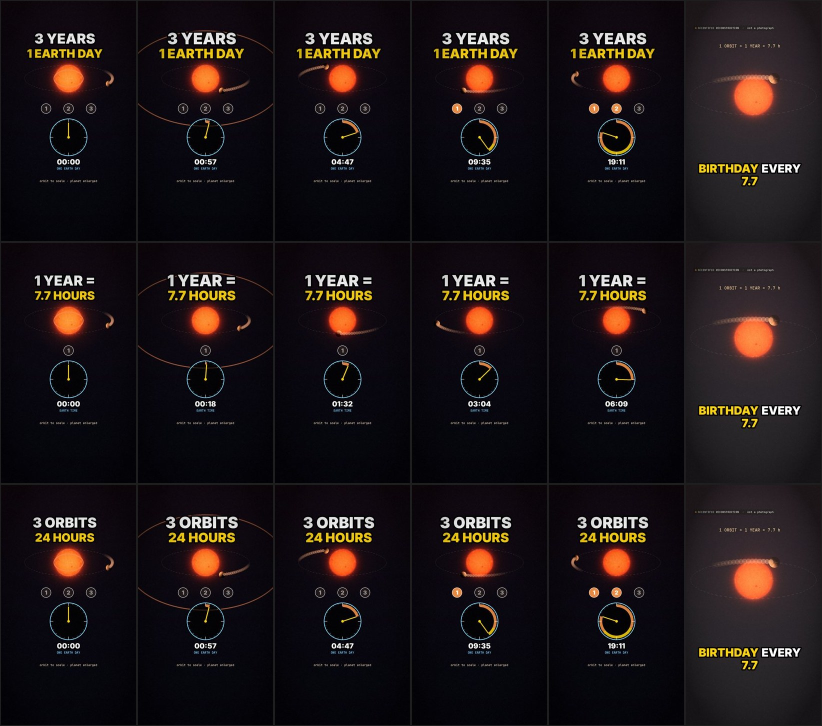
#> input picture shorts/SPACE_SECRETS_TIKTOK_GJ367B/hook_test_contact_sheet.jpg, 1644 x 1452 px (shown at 1/2 size)
$ python -i gj_v2.py   (imports and definitions only)
#> lines starting #> are read from the running program, lines starting #| are printed output that depends on the picture
#!/usr/bin/env python3
# SPACE SECRETS — "Three Years in One Day" (GJ 367 b), vertical 1080x1920, 30 fps. Retention System V3 + agent pipeline.
import json, math, os, re, subprocess, sys
from multiprocessing import Pool

import numpy as np
import soundfile as sf
from PIL import Image, ImageDraw, ImageFilter, ImageFont
from scipy import ndimage

import earth, star
from sfx import SR, lp, hp, bp, envx, place, osc, boom, crack, whoosh, tick, riser, reverb, arng

W, H, FPS = 1080, 1920, 30
star.W, star.H = W, H
# [1 line not run here, left out]
# [1 line that did not run here, left out]
# [1 line that did not run here, left out]
# [1 line that did not run here, left out]
def ls(i): return TIM[i]["start"]
def le(i): return TIM[i]["start"] + TIM[i]["dur"]
def ws(i, k): return TIM[i]["words"][min(k, len(TIM[i]["words"]) - 1)][1]

P_H = 7.7                                     # orbital period, hours (Lam et al. 2021)
HOOK_T = 2.5                                  # the hook animates 24 Earth hours in 2.5 s -> 3 orbits
HOOK_END = 3.0                                # hook scene + hook caption hold until all 3 laps have landed
VARIANT = os.environ.get("HOOK", "A")

def clamp(v, a, b): return max(a, min(b, v))
def seg(t, a, b): return clamp((t - a) / (b - a), 0.0, 1.0) if b > a else float(t >= a)
def ease(x): x = clamp(x, 0, 1); return x * x * (3 - 2 * x)
def ease_out(x): x = clamp(x, 0, 1); return 1 - (1 - x) ** 3
def ease_back(x): x = clamp(x, 0, 1); c = 1.7; return 1 + (c + 1) * (x - 1) ** 3 + c * (x - 1) ** 2
def lerp(a, b, k): return a + (b - a) * k

F_CAP = "/usr/share/fonts/opentype/inter/Inter-Black.otf"
F_UI = "/usr/share/fonts/opentype/inter/Inter-ExtraBold.otf"
F_MONO = "/usr/share/fonts/truetype/jetbrains-mono/JetBrainsMono-Bold.ttf"
_F = {}
# [4 lines left out: function font, not called in this run]
WHITE, YELLOW, BLACK, CYAN, ORANGE, RED, GREEN = (255, 255, 255), (255, 212, 0), (0, 0, 0), (120, 210, 255), (255, 150, 70), (240, 80, 60), (110, 230, 150)
IRON = (190, 195, 205)
SAFE_CX = 510

_C = {}
def cache(k, fn):
    if k not in _C: _C[k] = fn()
    return _C[k]

# [10 lines left out: function stars, not called in this run]

def tone(arr):
    a = np.clip(arr, 0, None) / 255.0
    return np.clip(255 * (1 - np.exp(-a * 1.25)) / (1 - math.exp(-1.25)), 0, 255)

def glow(arr, amt=0.45, thr=150, rad=34):
    small = Image.fromarray(np.clip(arr, 0, 255).astype(np.uint8)).resize((W // 4, H // 4), Image.BILINEAR)
    hi = np.clip(np.asarray(small, np.float32) - thr, 0, None) * 1.8
    bl = np.asarray(Image.fromarray(np.clip(hi, 0, 255).astype(np.uint8)).filter(ImageFilter.GaussianBlur(rad / 4)).resize((W, H), Image.BILINEAR), np.float32)
    return arr + bl * amt

def finish(arr, g=0.45): return Image.fromarray(np.clip(tone(glow(arr, g)), 0, 255).astype(np.uint8))

def red_dwarf(arr, cx, cy, R, t, flare=0.0):
    lay = star.draw_sun(np.zeros_like(arr), cx, cy, R, t, bright=0.95 + 0.12 * flare, corona=1.0 + 0.7 * flare)
    return arr + lay * np.array([1.0, 0.46, 0.24], np.float32)

def sun_disc(arr, cx, cy, R, t):
    return star.draw_sun(arr, cx, cy, R, t, bright=0.9, corona=0.8)

# ------------------------------------------------------------------ rocky planet (procedural, labelled reconstruction)
_R = {}
# [49 lines left out: functions rock_tex, rock, tag, pop, not called in this run]

def sub(d, x, y, txt, color=(225, 225, 225), size=29, a=255, anchor="mm"):
    d.text((x, y), txt, font=font(F_MONO, size), fill=color + (a,), anchor=anchor, stroke_width=4, stroke_fill=BLACK)

# [24 lines left out: functions chip, clock, not called in this run]

# ------------------------------------------------------------------ captions (series identity, safe area)
EMPH = {"THREE", "YEARS", "DAY!", "BIRTHDAY", "7.7", "HOURS", "NEVER", "WHY?", "EARTH,", "GJ", "367", "B.", "31", "LIGHT-YEARS", "SMALLER",
        "RED", "DWARF,", "HUNDREDTH", "SHORT.", "TIDALLY", "LOCKED,", "2,700", "°F.", "MELT", "MYSTERY", "IRON.", "JUNE", "2026,", "50", "70",
        "PERCENT", "ONE-THIRD", "MERCURY.", "RECONSTRUCTION,", "STARLIGHT.", "ONE", "ORDINARY", "ENTIRE", "YEARS."}
CAPS = []
# [15 lines not run here, left out]
CAPS = [(ch[0][1], (CAPS[i + 1][0][1] if i + 1 < len(CAPS) and CAPS[i + 1][0][1] - ch[-1][2] < 0.6 else ch[-1][2] + 0.4), ch) for i, ch in enumerate(CAPS)]

# [1 line that did not run here, left out]

# [331 lines left out: functions draw_caption, orbit_view, hook_bg, sc_hook, sc_birthday, sc_earthday and 13 more, not called in this run]

def scenes():
    L = lambda i: ls(i) - 0.1
    return [
        (0.0, HOOK_END, sc_hook),
        (HOOK_END, L(2), lambda t: sc_birthday(t, HOOK_END, L(2))),
        (L(2), L(3), lambda t: sc_earthday(t, L(2), L(3))),
        (L(3), L(5), lambda t: sc_reveal(t, L(3), L(5))),
        (L(5), L(6), lambda t: sc_size(t, L(5), L(6))),
        (L(6), L(7), lambda t: sc_stars(t, L(6), L(7))),
        (L(7), L(9), lambda t: sc_distance(t, L(7), L(9))),
        (L(9), L(10), lambda t: sc_locked(t, L(9), L(10))),
        (L(10), L(11), lambda t: sc_heat(t, L(10), L(11))),
        (L(11), L(13), lambda t: sc_old_model(t, L(11), L(13))),
        (L(13), L(15), lambda t: sc_update(t, L(13), L(15))),
        (L(15), L(17), lambda t: sc_compare(t, L(15), L(17))),
        (L(17), L(19), lambda t: sc_measure(t, L(17), L(19))),
        (L(19), DUR + 1, lambda t: sc_finale(t, L(19))),
    ]
# [1 line that did not run here, left out]

yy_, xx_ = np.mgrid[0:H, 0:W].astype(np.float32)
VIG = (1 - 0.3 * (((xx_ - W / 2) / (W / 2)) ** 2 + ((yy_ - H / 2) / (H / 2)) ** 2) ** 1.6).clip(0.5, 1)[..., None]
# [1 line not run here, left out]
GRN = np.random.default_rng(3)
GRAIN = [GRN.normal(0, 3.0, (H // 2, W // 2, 1)).astype(np.float32).repeat(2, 0).repeat(2, 1) for _ in range(4)]

# [24 lines left out: functions frame, render_video, not called in this run]

# ------------------------------------------------------------------ audio
def pulse_hit(f=180):
    n = int(0.35 * SR); tt = np.arange(n) / SR
    return (np.sin(2 * np.pi * (f * (1 + 0.8 * np.exp(-tt / 0.03))) * tt) * np.exp(-tt / 0.09) + bp(arng.normal(0, 1, n), 2000, 7000) * np.exp(-tt / 0.02) * 0.3)

# [42 lines left out: function render_audio, not called in this run]

# [11 lines not run here, left out]

>>> import cv2
>>> picture = cv2.imread('../hook_test_contact_sheet.jpg', cv2.IMREAD_GRAYSCALE)
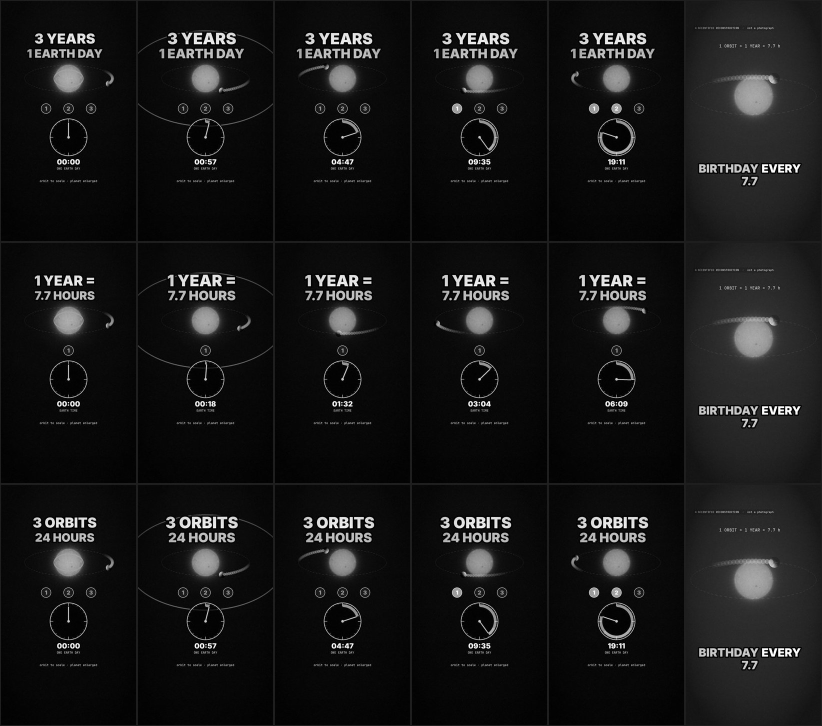
#> picture: shape (1452, 1644) (shown at 1/2 size); min 0, max 255, mean 22.4
>>> result = glow(picture)
#> in glow, `small = Image.fromarray(np.clip(arr, 0, 255).astype(np.uint8)).resize(..`:
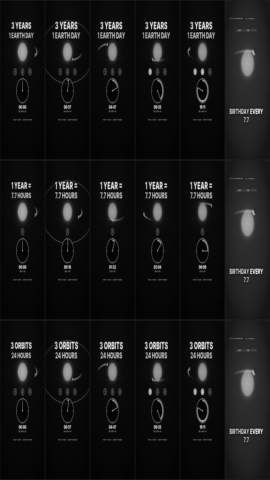
#> small: PIL image 270x480 L; min 2, max 227, mean 22.4
#> in glow, `hi = np.clip(np.asarray(small, np.float32) - thr, 0, None) * 1.8`:
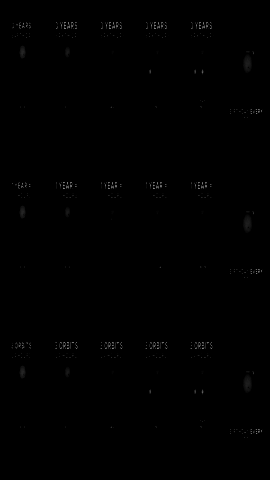
#> hi: shape (480, 270) float32; min 0, max 138.6, mean 0.6
#> in glow, `bl = np.asarray(Image.fromarray(np.clip(hi, 0, 255).astype(np.uint8))...`:
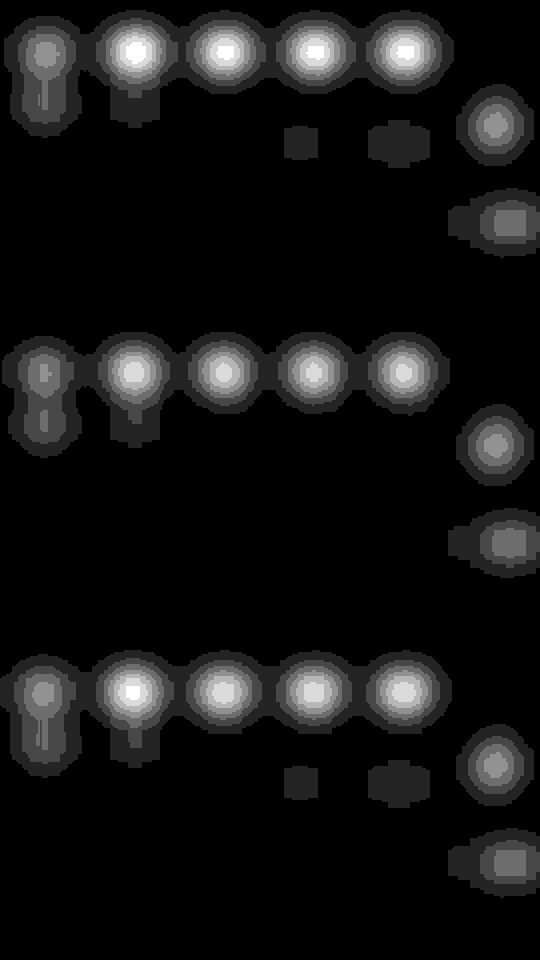
#> bl: shape (1920, 1080) float32 (shown at 1/2 size); min 0, max 7, mean 0.571; drawn with min black and max white
#> (the run stopped early here; a loop or call above may not have finished)
